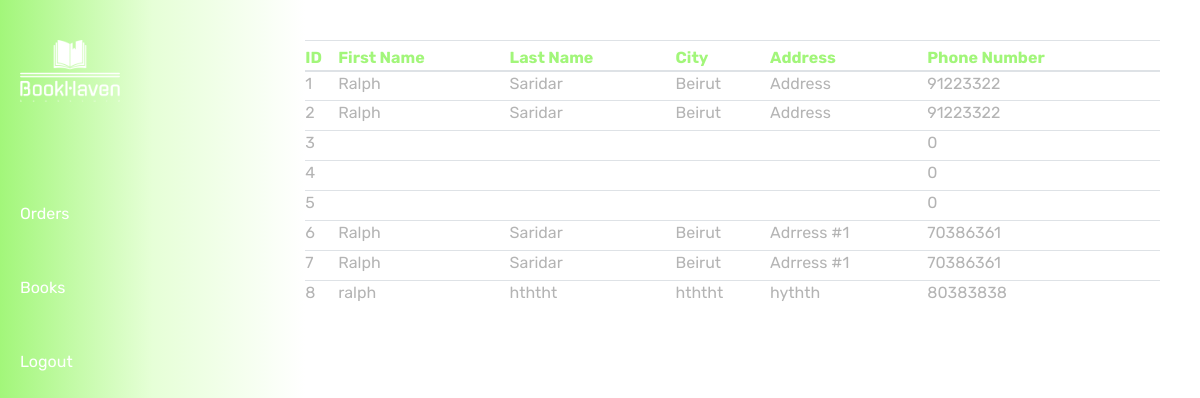
Screenshot of /admin/orders.php (signed in) with the database file from the repository.
### tables this page shows
CREATE TABLE `order` (
  `ID` int(11) NOT NULL,
  `First_Name` varchar(100) NOT NULL,
  `Last_Name` varchar(100) NOT NULL,
  `City` varchar(100) NOT NULL,
  `Address` varchar(100) NOT NULL,
  `Street` varchar(100) NOT NULL,
  `Phone_Num` int(8) NOT NULL,
  `Cart_ID` int(11) NOT NULL,
  `User_ID` int(11) NOT NULL
);

### admin/orders.php (the view, shortened to what this page needs)
<!DOCTYPE html>
<html lang="en">
<head>
    <link rel="stylesheet" href="../index.css">
    <link rel="stylesheet" href="../header.css">
    <link rel="stylesheet" href="https://maxcdn.bootstrapcdn.com/bootstrap/4.0.0/css/bootstrap.min.css">
</head>
<body style="width:100vw; display:flex">
    <?php include("../components/menuAdmin.php") ?>
    <div class="component_content">
        <table class="table full-height">
            <thead>
                <tr>
                    <th scope="col">ID</th>
                    <th scope="col">First Name</th>
                    <th scope="col">Last Name</th>
                    <th scope="col">City</th>
                    <th scope="col">Address</th>
                    <th scope="col">Phone Number</th>
                </tr>
            </thead>
            <tbody>
                <?php
                include('../actions/admin/connection.php');
                $sql = "SELECT * FROM `order`";
                $result = mysqli_query($con, $sql);
                if (mysqli_num_rows($result) > 0) {
                    while ($row = $result->fetch_assoc()) {
                        echo "<tr class='clickable' onclick='redirect(event," . $row['ID'] . ")'>
                        <td>" . $row["ID"] . "</td>
                        <td>" . $row["First_Name"] . "</td>
                        <td>" . $row["Last_Name"] . "</td>
                        <td>" . $row["City"] . "</td>
                        <td>" . $row["Address"] . "</td>
                        <td>" . $row["Phone_Num"] . "</td>
                      </tr>";
                    }
                } else {
                    echo "<tr><td colspan='6'>No orders found</td></tr>";
                }
                ?>
            </tbody>
        </table>
    </div>
</body>
</html>

### index.css (style rules this page uses)
* { margin:0!important; padding:0!important; font-family: 'Rubik', sans-serif!important; overflow-x:hidden!important; }
body { padding:0!important; height:fit-content!important; }
.component_content { width: 100%; height: 100vh!important; padding-top: 40px!important; padding-bottom: 40px!important; padding-right: 40px!important; }
.table { overflow-y: auto!important; }
.component_content th { color:rgba(162.264, 246.263, 121.88, 1)!important }
.component_content tr { height: 30px!important; }
.component_content td { display: table-cell; vertical-align: middle; color: rgb(180, 180, 180)!important; }
.full-height { max-height: 100vh!important; }

### rows the page displays
order: ID "1", First_Name "Ralph", Last_Name "Saridar", City "Beirut", Address "Address", Phone_Num "91223322"
order: ID "2", First_Name "Ralph", Last_Name "Saridar", City "Beirut", Address "Address", Phone_Num "91223322"
order: ID "3", Phone_Num "0"
order: ID "4", Phone_Num "0"
order: ID "5", Phone_Num "0"
order: ID "6", First_Name "Ralph", Last_Name "Saridar", City "Beirut", Address "Adrress #1", Phone_Num "70386361"
order: ID "7", First_Name "Ralph", Last_Name "Saridar", City "Beirut", Address "Adrress #1", Phone_Num "70386361"
order: ID "8", First_Name "ralph", Last_Name "hththt", City "hththt", Address "hythth", Phone_Num "80383838"
